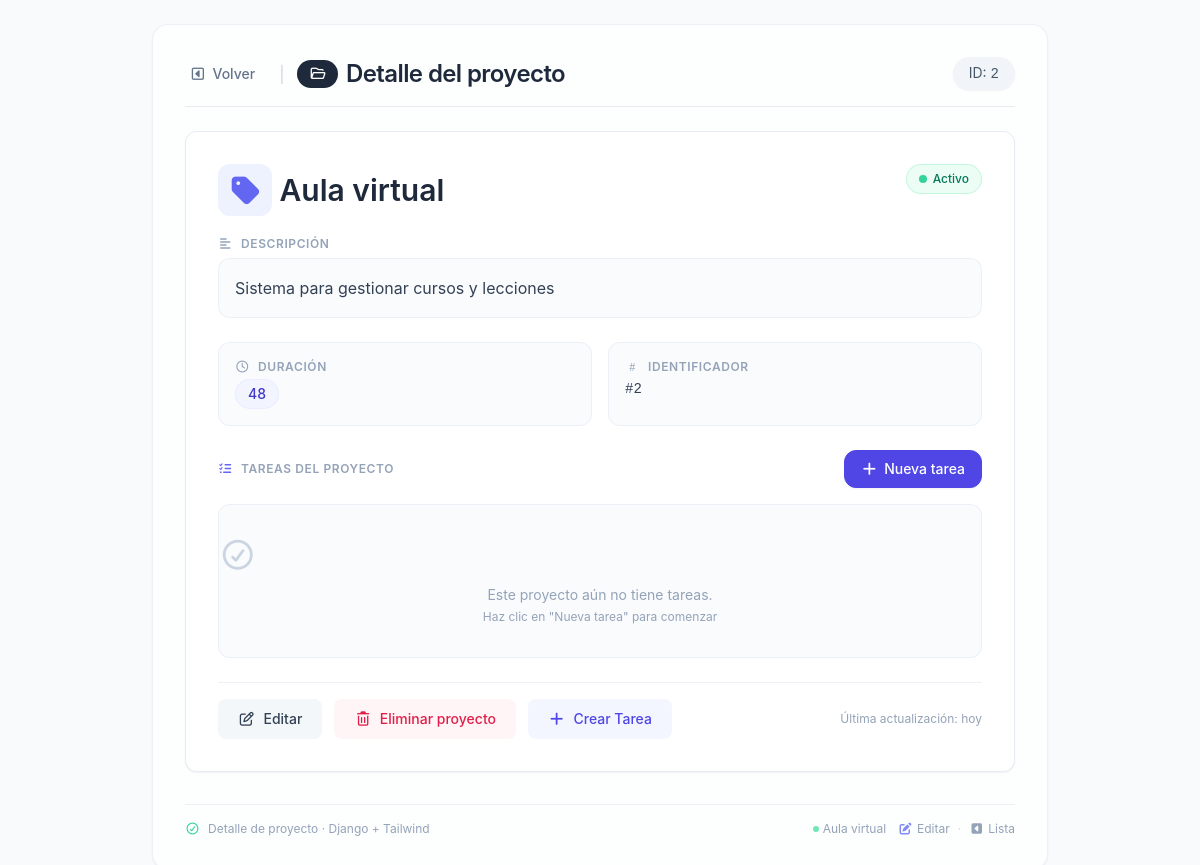
The app's page /proyectos/2/, older data.
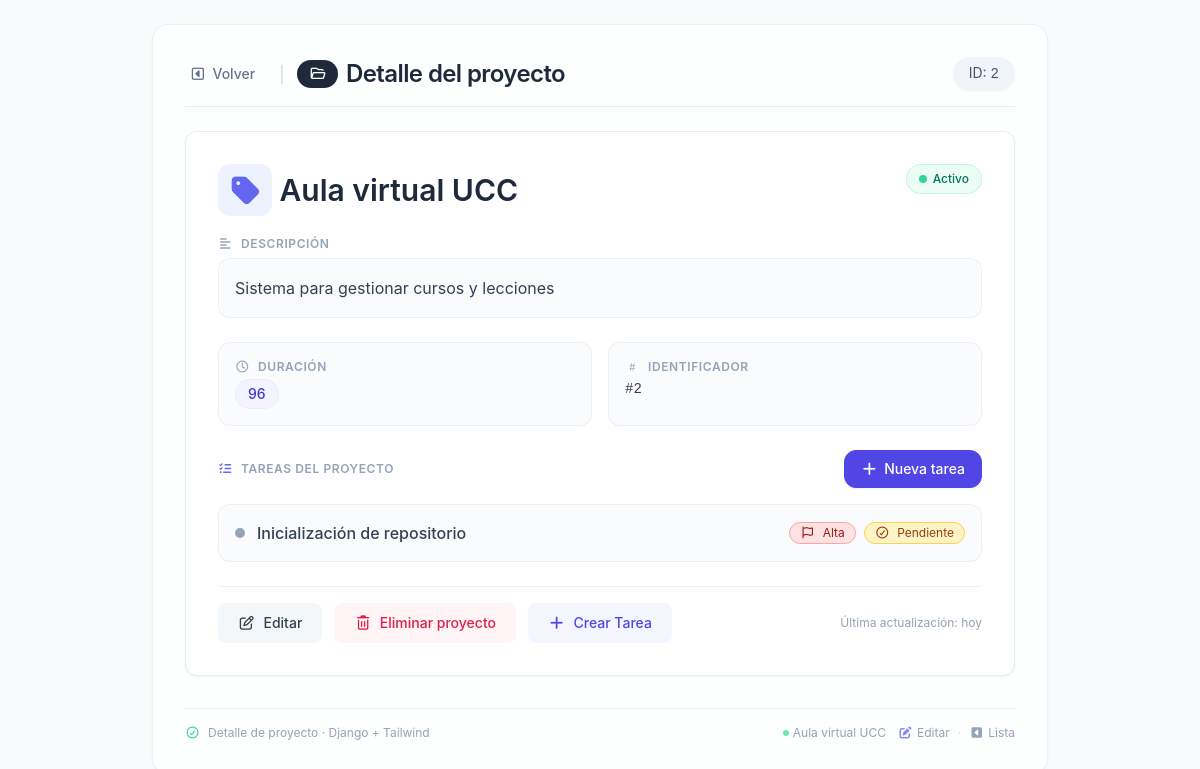
The same page, newer data.
### gestor/models.py (models this page shows)
class Proyecto(models.Model):
  nombre = models.CharField(max_length=100)
  descripcion = models.TextField()
  duracion = models.IntegerField()

class Tarea(models.Model):
  PRIORIDAD_CHOICES = [
    ('BAJA', 'Baja'),
    ('MEDIA', 'Media'),
    ('ALTA', 'Alta'),
  ]
  ESTADO_CHOICES = [
    ('PENDIENTE', 'Pendiente'),
    ('EN_PROGRESO', 'En progreso'),
    ('COMPLETADA', 'Completada'),
  ]
  proyecto = models.ForeignKey(
    Proyecto,
    on_delete=models.CASCADE,
    related_name="tareas"
  )
  titulo = models.CharField(max_length=100)
  descripcion = models.TextField()
  prioridad = models.CharField(
    max_length=5,
    choices=PRIORIDAD_CHOICES,
    default='MEDIA'
  )
  estado = models.CharField(
    max_length=11,
    choices=ESTADO_CHOICES,
    default='PENDIENTE'
  )

### gestor/views.py (the view)
# urls.py: path('proyectos/<int:proyecto_id>/', views.proyecto_detalle, name='proyecto_detalle'),
def proyecto_detalle(request, proyecto_id):
  proyecto = Proyecto.objects.get(id=proyecto_id)
  return render(request, 'detalle_proyecto.html', {'proyecto': proyecto})

### gestor/templates/detalle_proyecto.html (shortened to what this page needs)
<!DOCTYPE html>
<html lang="es">
<head>
    <script src="https://cdn.tailwindcss.com"></script>
    <link rel="stylesheet" href="https://cdnjs.cloudflare.com/ajax/libs/font-awesome/7.3.1/css/all.min.css">
</head>
<body class="antialiased text-slate-700 p-4 md:p-6">
    <main class="max-w-4xl mx-auto bg-white/70 backdrop-blur-sm rounded-2xl shadow-sm p-6 md:p-8 border border-slate-200/60">
        <div class="flex flex-wrap items-center justify-between gap-4 mb-6 border-b border-slate-200/80 pb-4">
            <div class="flex items-center gap-3">
                <a href="{% url 'proyectos' %}"
                   class="inline-flex items-center gap-1.5 text-sm font-medium text-slate-500 hover:text-slate-700 transition-colors enlace-accion px-3 py-1.5 rounded-lg -ml-2">
                    <i class="fa-regular fa-square-caret-left"></i>
                    Volver
                </a>
                <span class="text-slate-300">|</span>
                <h1 class="text-2xl font-semibold tracking-tight text-slate-800 flex items-center gap-2">
                    <span class="bg-slate-800 text-white text-sm font-medium px-3 py-1 rounded-full">
                        <i class="fa-regular fa-folder-open"></i>
                    </span>
                    Detalle del proyecto
                </h1>
            </div>
            <div class="text-sm bg-slate-100 px-4 py-1.5 rounded-full text-slate-600 shadow-sm">
                ID: <span class="font-mono font-medium">{{ proyecto.id }}</span>
            </div>
        </div>
        <div class="detalle-card bg-white border border-slate-200/80 rounded-xl p-6 md:p-8 shadow-sm">
            <div class="flex flex-wrap items-start justify-between gap-4 mb-5">
                <h2 class="text-2xl md:text-3xl font-semibold text-slate-800 break-words flex items-center gap-2">
                    <span class="bg-indigo-50 p-2 rounded-xl text-indigo-500">
                        <i class="fa-solid fa-tag"></i>
                    </span>
                    {{ proyecto.nombre }}
                </h2>
                <span class="inline-flex items-center gap-1.5 text-xs font-medium text-emerald-700 bg-emerald-50 px-3 py-1.5 rounded-full border border-emerald-200/60">
                    <span class="w-2 h-2 rounded-full bg-emerald-400"></span>
                    Activo
                </span>
            </div>
            <div class="mb-6">
                <h3 class="text-xs font-semibold text-slate-400 uppercase tracking-wider mb-1.5 flex items-center gap-2">
                    <i class="fa-solid fa-align-left text-slate-400"></i>
                    Descripción
                </h3>
                <div class="bg-slate-50/70 rounded-xl p-4 border border-slate-200/60">
                    <p class="text-slate-700 leading-relaxed">
                        {{ proyecto.descripcion|default:"<span class='text-slate-400 italic'>Sin descripción proporcionada</span>" }}
                    </p>
                </div>
            </div>
            <div class="grid grid-cols-1 sm:grid-cols-2 gap-4 mb-6">
                <div class="bg-slate-50/70 rounded-xl p-4 border border-slate-200/60">
                    <h3 class="text-xs font-semibold text-slate-400 uppercase tracking-wider mb-1 flex items-center gap-2">
                        <i class="fa-regular fa-clock"></i>
                        Duración
                    </h3>
                    <p class="text-slate-700 font-medium flex items-center gap-2">
                        <span class="bg-indigo-50/70 px-3 py-1 rounded-full text-indigo-700 border border-indigo-100/60 text-sm">
                            {{ proyecto.duracion|default:"No especificada" }}
                        </span>
                    </p>
                </div>
                <div class="bg-slate-50/70 rounded-xl p-4 border border-slate-200/60">
                    <h3 class="text-xs font-semibold text-slate-400 uppercase tracking-wider mb-1 flex items-center gap-2">
                        <i class="fa-regular fa-hashtag"></i>
                        Identificador
                    </h3>
                    <p class="text-slate-700 font-mono text-sm">#{{ proyecto.id }}</p>
                </div>
            </div>
            <div class="mb-6">
                <div class="flex items-center justify-between gap-4 mb-4">
                    <h3 class="text-xs font-semibold text-slate-400 uppercase tracking-wider flex items-center gap-2">
                        <i class="fa-solid fa-list-check text-indigo-500"></i>
                        Tareas del proyecto
                    </h3>
                    <a href="{% url 'crear_tarea' proyecto.id %}"
                       class="inline-flex items-center gap-1.5 px-4 py-2 bg-indigo-600 text-white text-sm font-medium rounded-xl border border-indigo-600 hover:bg-indigo-700 transition-colors shadow-sm">
                        <i class="fa-solid fa-plus"></i>
                        <span class="hidden sm:inline">Nueva tarea</span>
                    </a>
                </div>
                {% if proyecto.tareas.all %}
                    <div class="space-y-2">
                        {% for tarea in proyecto.tareas.all %}
                            <div class="tarea-item flex flex-col sm:flex-row items-start sm:items-center gap-2 p-4 bg-slate-50/70 rounded-xl border border-slate-200/60 hover:border-indigo-200 transition-all">
                                <div class="flex items-center gap-3 flex-1 min-w-0 w-full sm:w-auto">
                                    <span class="w-2.5 h-2.5 rounded-full flex-shrink-0
                                        {% if tarea.estado == 'COMPLETADA' %}bg-emerald-400
                                        {% elif tarea.estado == 'EN_PROGRESO' %}bg-amber-400
                                        {% else %}bg-slate-400{% endif %}">
                                    </span>
                                    <span class="font-medium text-slate-700 truncate">{{ tarea.titulo }}</span>
                                </div>
                                <div class="flex flex-wrap items-center gap-2 w-full sm:w-auto">
                                    <span class="text-xs px-2.5 py-0.5 rounded-full border
                                        {% if tarea.prioridad == 'ALTA' %}badge-prioridad-alta
                                        {% elif tarea.prioridad == 'MEDIA' %}badge-prioridad-media
                                        {% else %}badge-prioridad-baja{% endif %}">
                                        <i class="fa-regular fa-flag mr-1"></i>
                                        {{ tarea.get_prioridad_display }}
                                    </span>
                                    <span class="text-xs px-2.5 py-0.5 rounded-full border
                                        {% if tarea.estado == 'COMPLETADA' %}badge-completada
                                        {% elif tarea.estado == 'EN_PROGRESO' %}badge-progreso
                                        {% else %}badge-pendiente{% endif %}">
                                        <i class="fa-regular fa-circle-check mr-1"></i>
                                        {{ tarea.get_estado_display }}
                                    </span>
                                </div>
                            </div>
                        {% endfor %}
                    </div>
                {% else %}
                    <div class="text-center text-slate-400 py-8 bg-slate-50/70 rounded-xl border border-slate-200/60">
                        <i class="fa-regular fa-circle-check text-3xl block mb-3 text-slate-300"></i>
                        <p class="text-sm">Este proyecto aún no tiene tareas.</p>
                        <p class="text-xs mt-1">Haz clic en "Nueva tarea" para comenzar</p>
                    </div>
                {% endif %}
            </div>
            <div class="flex flex-wrap items-center gap-3 pt-4 border-t border-slate-200/60 mt-2">
                <a href="{% url 'editar_proyecto' proyecto.id %}"
                   class="enlace-accion inline-flex items-center gap-2 px-5 py-2.5 text-sm font-medium text-slate-700 bg-slate-100/80 hover:bg-slate-200/80 rounded-lg transition-colors">
                    <i class="fa-regular fa-pen-to-square"></i>
                    Editar
                </a>
                <a href="{% url 'eliminar_proyecto' proyecto.id %}"
                   onclick="return confirm('¿Está seguro de eliminar el proyecto?')"
                   class="enlace-accion inline-flex items-center gap-2 px-5 py-2.5 text-sm font-medium text-rose-600 bg-rose-50/70 hover:bg-rose-100/80 rounded-lg transition-colors">
                    <i class="fa-regular fa-trash-can"></i>
                    Eliminar proyecto
                </a>
                <a href="{% url 'crear_tarea' proyecto.id %}"
                   class="enlace-accion inline-flex items-center gap-2 px-5 py-2.5 text-sm font-medium text-indigo-600 bg-indigo-50/70 hover:bg-indigo-100/80 rounded-lg transition-colors">
                    <i class="fa-solid fa-plus"></i>
                    Crear Tarea
                </a>
                <span class="text-xs text-slate-400 ml-auto">Última actualización: hoy</span>
            </div>
        </div>
        <div class="mt-8 pt-4 border-t border-slate-200/60 text-xs text-slate-400 flex flex-wrap justify-between items-center">
            <span class="flex items-center gap-2">
                <i class="fa-regular fa-circle-check text-emerald-400"></i>
                Detalle de proyecto · Django + Tailwind
            </span>
            <span class="flex gap-3">
                <span class="inline-flex items-center gap-1">
                    <span class="w-1.5 h-1.5 rounded-full bg-emerald-300"></span>
                    {{ proyecto.nombre|truncatechars:20 }}
                </span>
                <span class="inline-flex items-center gap-1">
                    <i class="fa-solid fa-pen-to-square text-indigo-400"></i>
                    <a href="{% url 'editar_proyecto' proyecto.id %}" class="hover:text-indigo-500 transition-colors">
                        Editar
                    </a>
                    <span class="mx-1 text-slate-300">·</span>
                    <i class="fa-solid fa-square-caret-left"></i>
                    <a href="{% url 'proyectos' %}" class="hover:text-indigo-500 transition-colors">
                        Lista
                    </a>
                </span>
            </span>
        </div>
    </main>
</body>
</html>

### gestor/templates/detalle_proyecto.html (style rules this page uses)
body { font-family: 'Inter', -apple-system, BlinkMacSystemFont, 'Segoe UI', Roboto, sans-serif; background-color: #f8fafc; }
.detalle-card { transition: box-shadow 0.15s ease, transform 0.1s ease; }
.enlace-accion { transition: color 0.15s, background-color 0.15s, transform 0.15s; }
.tarea-item { transition: background-color 0.15s, border-color 0.15s; }
.badge-pendiente { background-color: #fef3c7; color: #92400e; border-color: #fcd34d; }
.badge-prioridad-alta { background-color: #fee2e2; color: #991b1b; border-color: #fca5a5; }

Row changes from the older to the newer data that the page shows:
changed Proyecto "Sistema para gestionar cursos y lecciones": nombre "Aula virtual" → "Aula virtual UCC"; duracion "48" → "96"
added Tarea: titulo "Inicialización de repositorio", prioridad "Alta", estado "Pendiente"
Text that changed along with them:
text no longer shown: "Este proyecto aún no tiene tareas. Haz clic en \"Nueva tarea\" para comenzar"
